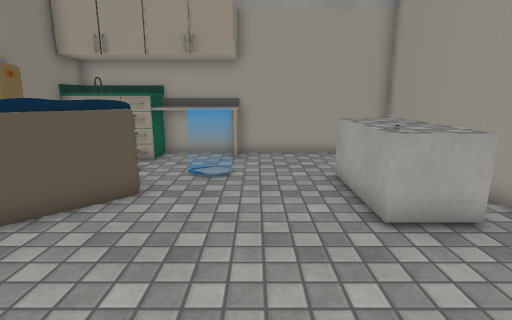
View 1 (above)

12 first-person views from a walk through a scene from a Unity 3-D project. The camera is 1.3 m above the floor, tilts 12° down and sees 80° across. The floor is counted in squares, 0.5 m on a side. Each view is taken from the middle of a square. On the plan, view 1 faces up. The plan holds only what a view shows up to about 20 squares ahead; the rest is blank. The place goes on beyond the plan. The player is left out. Some surface patterns are stand-ins.

View 2
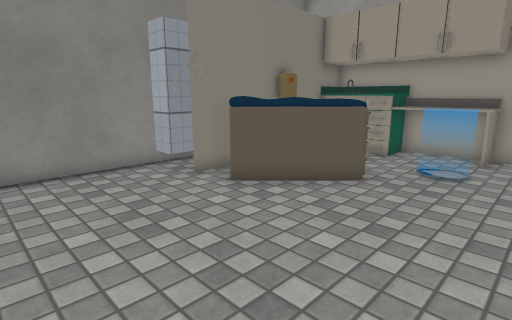

View 3
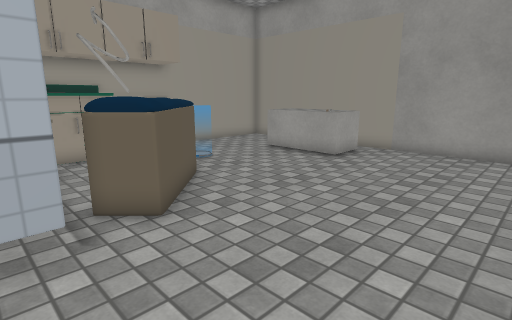

View 4
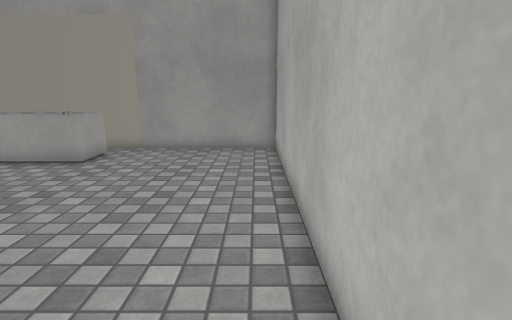

View 5
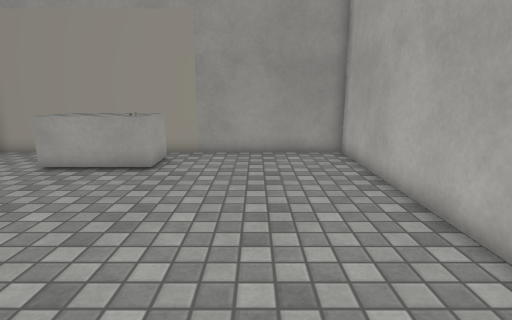

View 6
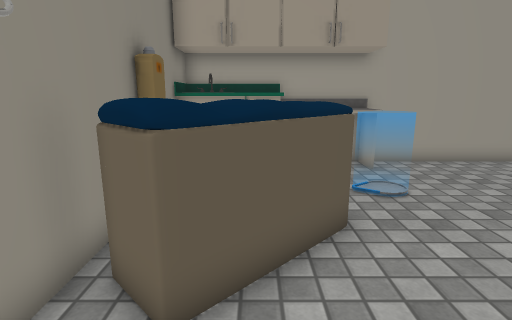

View 7
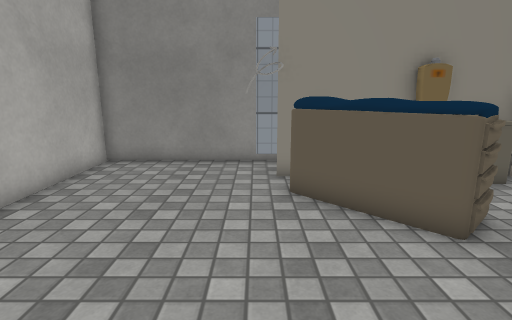

View 8
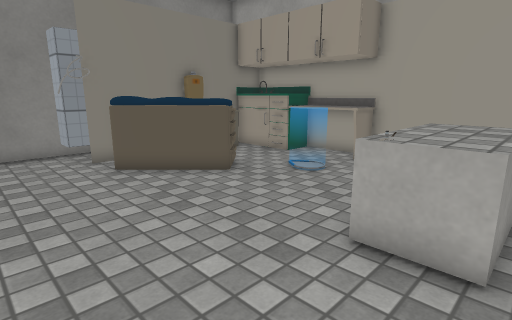

View 9
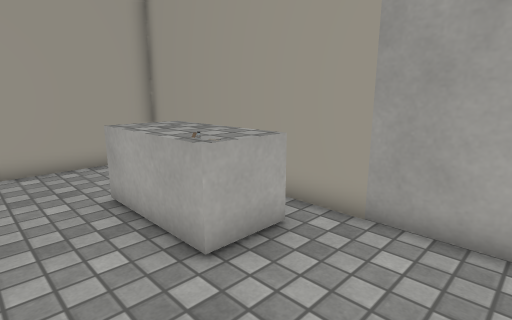

View 10
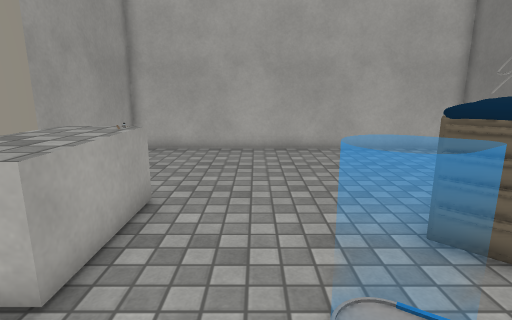

View 11
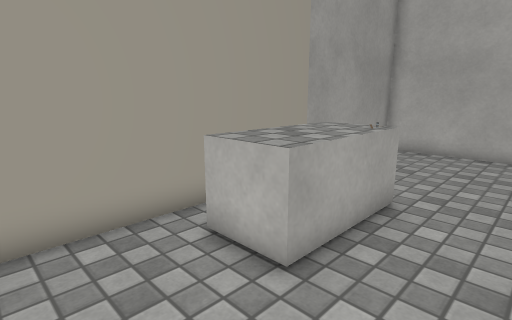

View 12
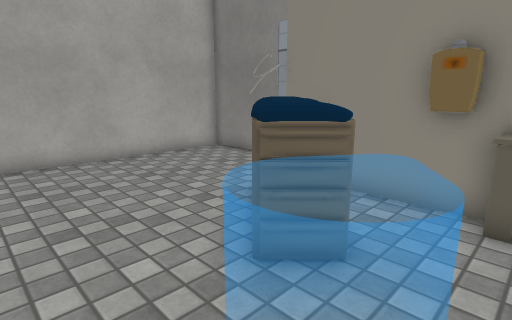

### Floor plan
Key: @ floor where view 1 was taken; # wall or solid block; . floor; = window, fence, low wall or low ledge; ^ raised ledge; B block; O other object.
Columns run from 10 left of view 1 to 6 right of it. Each row starts with its distance up from view 1.
 14   ###############
 13        ##=......#
 12   ########......#
 11   #^....==......#
 10   #^....OO...BB.#
  9   ##..=......BBB#
  8   #..^^=.....BBB#
  7   #.^^^......BBB#
  6   #^^^.......BBB#
  5 ###O^...........#
  4 ###O............#
  3 #...............#
  2 #...............#
  1 #...............#
  0 #.........@.....#
 -1 #...............#
 -2 #################

Positions as (right, up) in squares from view 1, and headings:
1: (0, 0), facing up
2: (1, -1), facing up-left
3: (-9, -1), facing up-right
4: (-9, -1), facing right
5: (-8, 2), facing right
6: (-5, 2), facing up
7: (2, 4), facing left
8: (5, 1), facing up-left
9: (0, 2), facing up-right
10: (0, 13), facing down
11: (0, 13), facing down-right
12: (0, 11), facing down-left
